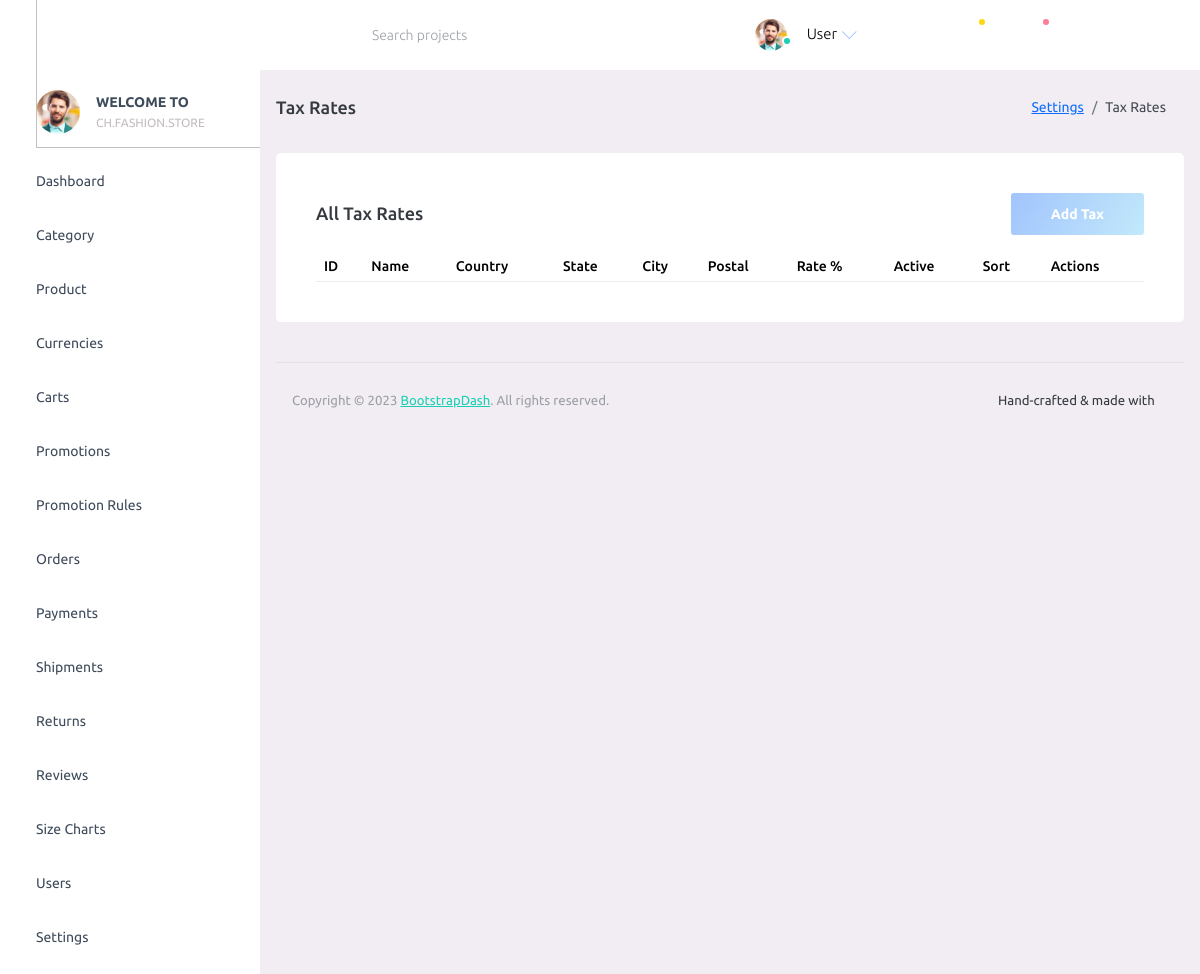
/admin/?p=tax_rates, run on an earlier commit of the app's database.
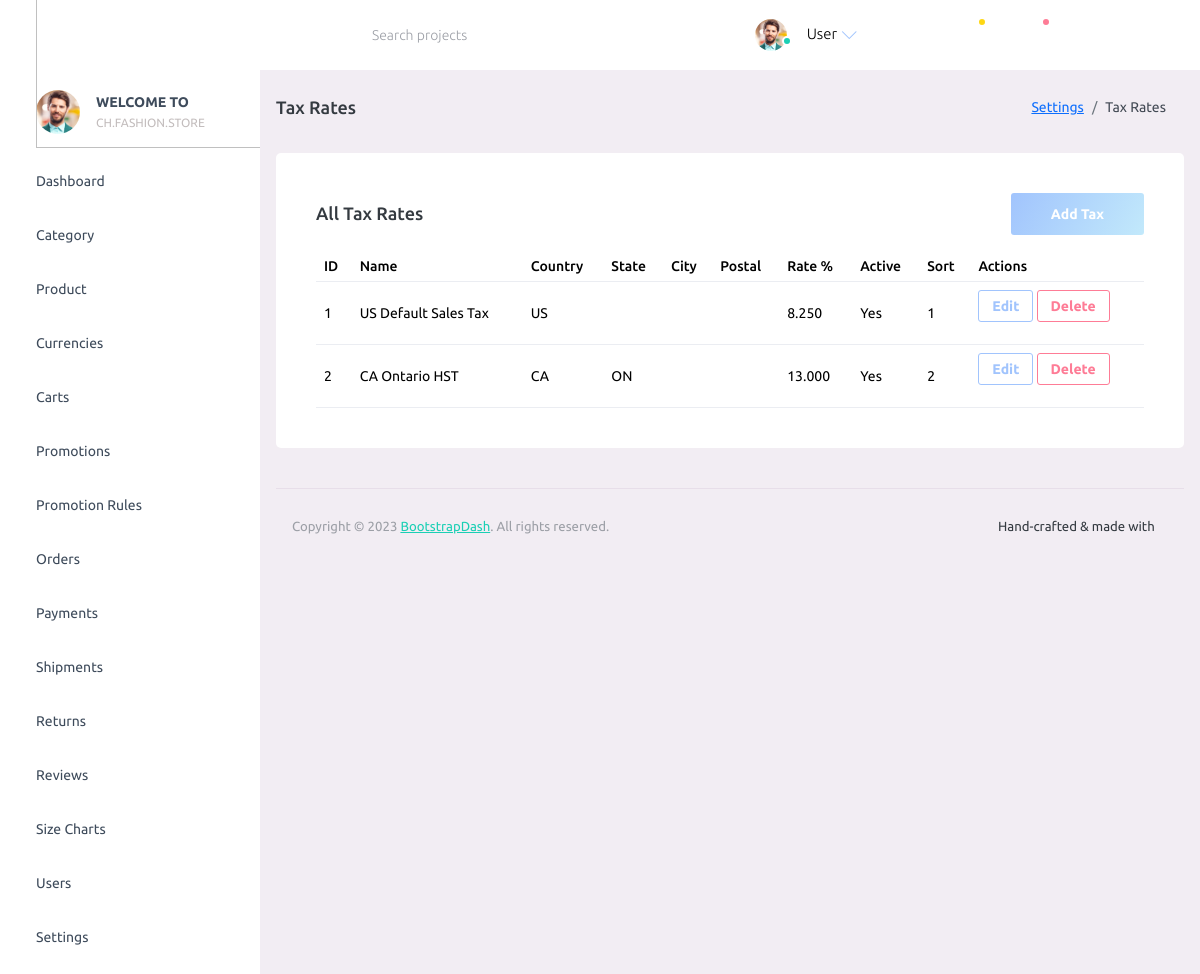
And on a later commit of the database.
### tables this page shows
CREATE TABLE tax_rates (
  id BIGINT UNSIGNED AUTO_INCREMENT PRIMARY KEY,
  name VARCHAR(150) NOT NULL,
  country CHAR(2) NULL,
  state VARCHAR(100) NULL,
  city VARCHAR(100) NULL,
  postal VARCHAR(20) NULL,
  rate_percent DECIMAL(6,3) NOT NULL DEFAULT 0.000,
  is_active TINYINT(1) NOT NULL DEFAULT 1,
  sort_order INT UNSIGNED NOT NULL DEFAULT 0,
  created_at TIMESTAMP NOT NULL DEFAULT CURRENT_TIMESTAMP,
  updated_at TIMESTAMP NOT NULL DEFAULT CURRENT_TIMESTAMP ON UPDATE CURRENT_TIMESTAMP,
  INDEX idx_tax_geo (country, state, city, postal)
);

### admin/config/database.php (called while the page is built, shortened)
<?php
function db(): PDO
{
      $dsn = getenv('FS_DB_DSN') ?: 'mysql:host=127.0.0.1;port=3306;dbname=fashionstore;charset=utf8mb4';
      $user = getenv('FS_DB_USER') ?: 'root';
      $pass = getenv('FS_DB_PASS') ?: '';
      $options = [
            PDO::ATTR_ERRMODE => PDO::ERRMODE_EXCEPTION,
            PDO::ATTR_DEFAULT_FETCH_MODE => PDO::FETCH_ASSOC,
            PDO::ATTR_EMULATE_PREPARES => false,
      ];
      $pdo = new PDO($dsn, $user, $pass, $options);
      try {
            $pdo->exec("SET SESSION sql_mode='STRICT_TRANS_TABLES,ERROR_FOR_DIVISION_BY_ZERO,NO_ENGINE_SUBSTITUTION'");
      } catch (Throwable $e) {
      }
      return $pdo;
}

### admin/config/function.php (called while the page is built, shortened)
<?php
require_once __DIR__ . '/database.php';
function db_all(string $sql, array $params = []): array
{
      $stmt = db()->prepare($sql);
      $stmt->execute($params);
      return $stmt->fetchAll();
}

### admin/pages/tax_rates.php (the view, shortened to what this page needs)
<?php
require_once __DIR__ . '/../config/function.php';
$rows = db_all('SELECT id, name, country, state, city, postal, rate_percent, is_active, sort_order FROM tax_rates ORDER BY sort_order ASC, id DESC');
?>
<div class="page-header">
      <h3 class="page-title"> Tax Rates </h3>
      <nav aria-label="breadcrumb">
            <ol class="breadcrumb">
                  <li class="breadcrumb-item"><a href="#">Settings</a></li>
                  <li class="breadcrumb-item active" aria-current="page">Tax Rates</li>
            </ol>
      </nav>
</div>
<div class="row">
      <div class="col-lg-12 grid-margin stretch-card">
            <div class="card">
                  <div class="card-body">
                        <div class="d-flex justify-content-between align-items-center mb-3">
                              <h4 class="card-title mb-0">All Tax Rates</h4>
                              <button type="button" class="btn btn-gradient-primary" data-bs-toggle="modal" data-bs-target="#addTaxModal">Add Tax</button>
                        </div>
                        <div class="table-responsive">
                              <table class="table">
                                    <thead>
                                          <tr>
                                                <th>ID</th>
                                                <th>Name</th>
                                                <th>Country</th>
                                                <th>State</th>
                                                <th>City</th>
                                                <th>Postal</th>
                                                <th>Rate %</th>
                                                <th>Active</th>
                                                <th>Sort</th>
                                                <th>Actions</th>
                                          </tr>
                                    </thead>
                                    <tbody>
                                          <?php foreach ($rows as $r) { ?>
                                                <tr>
                                                      <td><?php echo (int)$r['id']; ?></td>
                                                      <td><?php echo htmlspecialchars($r['name'], ENT_QUOTES); ?></td>
                                                      <td><?php echo htmlspecialchars((string)$r['country'], ENT_QUOTES); ?></td>
                                                      <td><?php echo htmlspecialchars((string)$r['state'], ENT_QUOTES); ?></td>
                                                      <td><?php echo htmlspecialchars((string)$r['city'], ENT_QUOTES); ?></td>
                                                      <td><?php echo htmlspecialchars((string)$r['postal'], ENT_QUOTES); ?></td>
                                                      <td><?php echo number_format((float)$r['rate_percent'], 3); ?></td>
                                                      <td><?php echo (int)$r['is_active'] === 1 ? 'Yes' : 'No'; ?></td>
                                                      <td><?php echo (int)$r['sort_order']; ?></td>
                                                      <td>
                                                            <button type="button" class="btn btn-sm btn-outline-primary" data-bs-toggle="modal" data-bs-target="#editTaxModal-<?php echo (int)$r['id']; ?>">Edit</button>
                                                            <form method="post" style="display:inline-block" onsubmit="return confirm('Delete this tax rate?');">
                                                                  <button type="submit" class="btn btn-sm btn-outline-danger">Delete</button>
                                                            </form>
                                                      </td>
                                                </tr>
                                          <?php } ?>
                                    </tbody>
                              </table>
                        </div>
                  </div>
            </div>
      </div>
</div>

What changed in the data, as far as the page shows it:
added tax_rates: id "1", name "US Default Sales Tax", country "US", rate_percent "8.250", is_active "Yes", sort_order "1"
added tax_rates: id "2", name "CA Ontario HST", country "CA", state "ON", rate_percent "13.000", is_active "Yes", sort_order "2"
